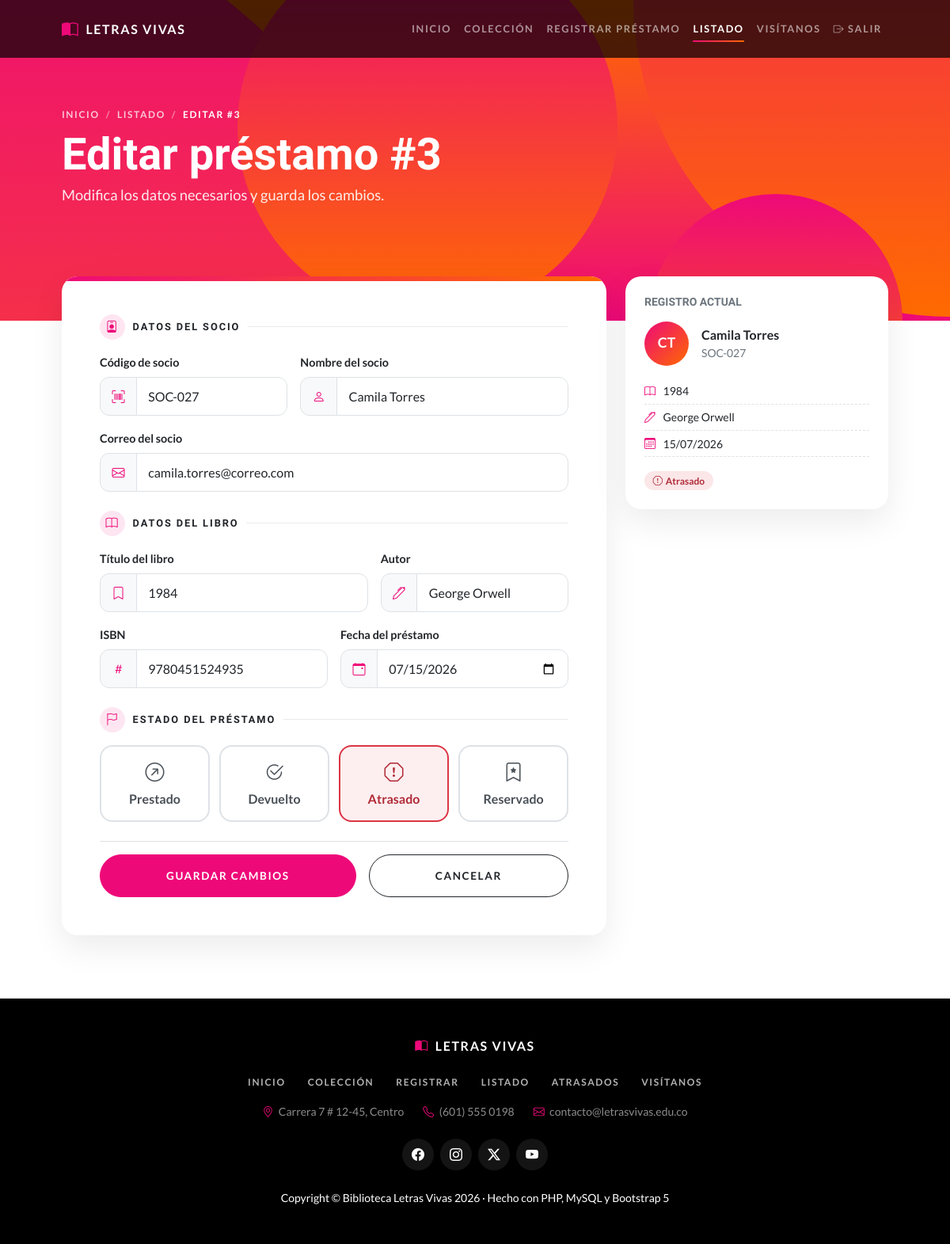
The page /editar.php?id=3 (signed in) on the database its author committed.
### tables this page shows
CREATE TABLE `prestamos` (
  `id_prestamo` int NOT NULL,
  `estado_prestamo` varchar(15) NOT NULL,
  `codigo_socio` varchar(15) NOT NULL,
  `nombre_socio` varchar(40) NOT NULL,
  `titulo_libro` varchar(80) NOT NULL,
  `autor_libro` varchar(40) NOT NULL,
  `correo_socio` varchar(60) NOT NULL,
  `isbn` varchar(20) NOT NULL,
  `fecha_prestamo` date NOT NULL
);

### editar.php (the view, shortened to what this page needs)
<?php
require_once 'conexion.php';
require_once 'includes/helpers.php';
$id = (int) ($_GET['id'] ?? 0);
try {
    $stmt = $conn->prepare("SELECT * FROM prestamos WHERE id_prestamo = :id");
    $stmt->execute([':id' => $id]);
    $p = $stmt->fetch();
} catch (PDOException $e) {
    errorBaseDatos($e);
}
require 'includes/header.php';
?>
<header class="masthead masthead-pagina masthead-edicion text-white">
    <div class="masthead-content">
        <div class="container px-5">
            <nav aria-label="breadcrumb">
                <ol class="breadcrumb breadcrumb-light mb-2">
                    <li class="breadcrumb-item"><a href="index.php">Inicio</a></li>
                    <li class="breadcrumb-item"><a href="listar.php">Listado</a></li>
                    <li class="breadcrumb-item active" aria-current="page">Editar #<?= $id ?></li>
                </ol>
            </nav>
            <h1 class="masthead-heading mb-1">Editar préstamo #<?= $id ?></h1>
            <p class="masthead-lead mb-0">Modifica los datos necesarios y guarda los cambios.</p>
        </div>
    </div>
    <?= circulos() ?>
</header>
<section class="container px-3 px-sm-4 px-lg-5 page-body">
    <div class="row justify-content-center g-4">
        <div class="col-lg-4 order-lg-2">
            <div class="card info-card">
                <div class="card-body p-4">
                    <h6 class="text-uppercase small fw-bold text-muted mb-3">Registro actual</h6>
                    <div class="d-flex align-items-center gap-3 mb-3">
                        <span class="avatar avatar-lg"><?= iniciales($p['nombre_socio']) ?></span>
                        <div>
                            <div class="fw-semibold"><?= htmlspecialchars($p['nombre_socio']) ?></div>
                            <div class="small text-muted"><?= htmlspecialchars($p['codigo_socio']) ?></div>
                        </div>
                    </div>
                    <ul class="list-unstyled small mb-3 info-list">
                        <li><i class="bi bi-book"></i><?= htmlspecialchars($p['titulo_libro']) ?></li>
                        <li><i class="bi bi-pen"></i><?= htmlspecialchars($p['autor_libro']) ?></li>
                        <li><i class="bi bi-calendar3"></i><?= date('d/m/Y', strtotime($p['fecha_prestamo'])) ?></li>
                    </ul>
                    <?= badgeEstado($p['estado_prestamo']) ?>
                </div>
            </div>
        </div>
        <div class="col-lg-8 order-lg-1">
            <div class="card form-card-bs">
                <div class="card-body p-4 p-md-5">
                    <form action="actualizar.php" method="post" class="needs-validation" novalidate>
                        <?php require 'includes/form_prestamo.php'; ?>
                        <div class="d-flex flex-column flex-sm-row gap-3 mt-4 pt-3 border-top">
                            <button type="submit" class="btn btn-primary btn-lg rounded-pill flex-fill">Guardar cambios</button>
                            <a href="listar.php" class="btn btn-outline-dark btn-lg rounded-pill flex-fill">Cancelar</a>
                        </div>
                    </form>
                </div>
            </div>
        </div>
    </div>
</section>
<?php require 'includes/footer.php'; ?>

### includes/helpers.php (shortened to what this page needs)
<?php
function badgeEstado(string $estado): string
{
    $mapa = [
        'Prestado'  => ['estado-prestado', 'bi-arrow-up-right-circle'],
        'Devuelto'  => ['estado-devuelto', 'bi-check2-circle'],
        'Atrasado'  => ['estado-atrasado', 'bi-exclamation-octagon'],
        'Reservado' => ['estado-reservado', 'bi-bookmark-star'],
    ];
    [$clase, $icono] = $mapa[$estado] ?? ['bg-secondary', 'bi-question-circle'];
    return '<span class="badge badge-estado ' . $clase . '"><i class="bi ' . $icono . ' me-1"></i>'
        . htmlspecialchars($estado) . '</span>';
}
function circulos(): string
{
    return '<div class="bg-circle-1 bg-circle"></div><div class="bg-circle-2 bg-circle"></div>'
        . '<div class="bg-circle-3 bg-circle"></div><div class="bg-circle-4 bg-circle"></div>';
}
function iniciales(string $nombre): string
{
    $partes = preg_split('/\s+/', trim($nombre));
    $ini = mb_substr($partes[0] ?? '', 0, 1) . mb_substr($partes[1] ?? '', 0, 1);
    return htmlspecialchars(mb_strtoupper($ini));
}

### includes/form_prestamo.php (shortened to what this page needs)
<?php
$p = $p ?? [];
$v = fn($campo) => htmlspecialchars($p[$campo] ?? '');
$estados = [
    'Prestado'  => 'bi-arrow-up-right-circle',
    'Devuelto'  => 'bi-check2-circle',
    'Atrasado'  => 'bi-exclamation-octagon',
    'Reservado' => 'bi-bookmark-star',
];
?>
<h6 class="form-section-title"><i class="bi bi-person-badge"></i> Datos del socio</h6>
<div class="row g-3 mb-4">
    <div class="col-md-5">
        <label for="codigo_socio" class="form-label">Código de socio</label>
        <div class="input-group">
            <span class="input-group-text"><i class="bi bi-upc-scan"></i></span>
            <input type="text" class="form-control" id="codigo_socio" name="codigo_socio" maxlength="15" placeholder="SOC-000" value="<?= $v('codigo_socio') ?>" required>
        </div>
    </div>
    <div class="col-md-7">
        <label for="nombre_socio" class="form-label">Nombre del socio</label>
        <div class="input-group">
            <span class="input-group-text"><i class="bi bi-person"></i></span>
            <input type="text" class="form-control" id="nombre_socio" name="nombre_socio" maxlength="40" placeholder="Nombre completo" value="<?= $v('nombre_socio') ?>" required>
        </div>
    </div>
    <div class="col-12">
        <label for="correo_socio" class="form-label">Correo del socio</label>
        <div class="input-group">
            <span class="input-group-text"><i class="bi bi-envelope"></i></span>
            <input type="email" class="form-control" id="correo_socio" name="correo_socio" maxlength="60" placeholder="socio@correo.com" value="<?= $v('correo_socio') ?>" required>
        </div>
    </div>
</div>
<h6 class="form-section-title"><i class="bi bi-book"></i> Datos del libro</h6>
<div class="row g-3 mb-4">
    <div class="col-md-7">
        <label for="titulo_libro" class="form-label">Título del libro</label>
        <div class="input-group">
            <span class="input-group-text"><i class="bi bi-bookmark"></i></span>
            <input type="text" class="form-control" id="titulo_libro" name="titulo_libro" maxlength="80" placeholder="Ej. Cien años de soledad" value="<?= $v('titulo_libro') ?>" required>
        </div>
    </div>
    <div class="col-md-5">
        <label for="autor_libro" class="form-label">Autor</label>
        <div class="input-group">
            <span class="input-group-text"><i class="bi bi-pen"></i></span>
            <input type="text" class="form-control" id="autor_libro" name="autor_libro" maxlength="40" placeholder="Autor" value="<?= $v('autor_libro') ?>" required>
        </div>
    </div>
    <div class="col-md-6">
        <label for="isbn" class="form-label">ISBN</label>
        <div class="input-group">
            <span class="input-group-text"><i class="bi bi-hash"></i></span>
            <input type="text" class="form-control" id="isbn" name="isbn" maxlength="20" placeholder="978..." value="<?= $v('isbn') ?>" required>
        </div>
    </div>
    <div class="col-md-6">
        <label for="fecha_prestamo" class="form-label">Fecha del préstamo</label>
        <div class="input-group">
            <span class="input-group-text"><i class="bi bi-calendar-event"></i></span>
            <input type="date" class="form-control" id="fecha_prestamo" name="fecha_prestamo" value="<?= $v('fecha_prestamo') ?>" required>
        </div>
    </div>
</div>
<h6 class="form-section-title"><i class="bi bi-flag"></i> Estado del préstamo</h6>
<div class="estado-grid mb-2">
    <?php foreach ($estados as $estado => $icono): ?>
        <label class="btn btn-estado estado-<?= strtolower($estado) ?>" for="estado_<?= $estado ?>">
            <i class="bi <?= $icono ?> d-block fs-4 mb-1"></i><?= $estado ?>
        </label>
    <?php endforeach; ?>
</div>

### estilo.css (style rules this page uses)
:root { --rosa: #ee0979; --rosa-oscuro: #c1065f; --naranja: #ff6a00; --degradado: linear-gradient(0deg, #ff6a00 0%, #ee0979 100%); --degradado-h: linear-gradient(135deg, #ee0979 0%, #ff6a00 100%); --gris: #f8f9fa; --borde: #dee2e6; --texto-suave: #6c757d; --sombra: 0 1rem 2.5rem rgba(0, 0, 0, 0.08); --radio: 1.25rem; }
body { min-height: 100vh; display: flex; flex-direction: column; }
.btn { transition: transform 0.15s ease, box-shadow 0.2s ease, background-color 0.2s ease, color 0.2s ease; }
.btn-lg.rounded-pill { text-transform: uppercase; font-size: 0.85rem; font-weight: 700; letter-spacing: 0.1rem; padding: 1rem 2.2rem; }
header.masthead.masthead-pagina { padding-top: calc(3rem + 72px); padding-bottom: 8rem; }
header.masthead.masthead-pagina .masthead-content .masthead-heading { font-size: clamp(2.2rem, 6vw, 3.5rem); }
.masthead-lead { font-size: 1.15rem; opacity: 0.9; }
header.masthead.masthead-edicion { background: linear-gradient(0deg, #ee0979 0%, #ff6a00 100%); }
header.masthead.masthead-edicion .bg-circle { background: var(--degradado); }
@media (min-width: 992px) { header.masthead.masthead-pagina { padding-top: calc(4rem + 72px); padding-bottom: 9rem; } }
.breadcrumb-light { font-size: 0.75rem; font-weight: 700; text-transform: uppercase; letter-spacing: 0.1rem; }
.breadcrumb-light .breadcrumb-item, .breadcrumb-light .breadcrumb-item a { color: rgba(255, 255, 255, 0.75); text-decoration: none; }
.breadcrumb-light .breadcrumb-item.active { color: #fff; }
.breadcrumb-light .breadcrumb-item + .breadcrumb-item::before { color: rgba(255, 255, 255, 0.5); }
.page-body { margin-top: -5rem; padding-bottom: 5rem; position: relative; z-index: 2; }
.avatar { flex-shrink: 0; width: 42px; height: 42px; border-radius: 50%; display: inline-grid; place-items: center; font-weight: 700; font-size: 0.85rem; color: #fff; background: var(--degradado-h); }
.avatar-lg { width: 56px; height: 56px; font-size: 1.1rem; }
.badge-estado { padding: 0.5em 0.9em; border-radius: 50rem; font-weight: 700; font-size: 0.75rem; }
.estado-prestado { background: rgba(13, 110, 253, 0.12); color: #0a58ca; }
.estado-devuelto { background: rgba(25, 135, 84, 0.12); color: #146c43; }
.estado-atrasado { background: rgba(220, 53, 69, 0.12); color: #b02a37; }
.estado-reservado { background: rgba(255, 106, 0, 0.14); color: #b34a00; }
.form-card-bs, .table-card, .info-card, .status-card-bs { border: none; border-radius: var(--radio); box-shadow: var(--sombra); overflow: hidden; }
.form-card-bs, .status-card-bs { position: relative; }
.form-card-bs::before, .status-card-bs::before { content: ""; position: absolute; inset: 0 0 auto; height: 6px; background: var(--degradado-h); }
.form-section-title { display: flex; align-items: center; gap: 0.6rem; font-weight: 800; color: #212529; text-transform: uppercase; font-size: 0.8rem; letter-spacing: 0.12rem; margin-bottom: 1rem; }
.form-section-title i { display: inline-grid; place-items: center; width: 32px; height: 32px; border-radius: 50%; background: rgba(238, 9, 121, 0.1); color: var(--rosa); font-size: 0.95rem; }
.form-section-title::after { content: ""; flex: 1; height: 1px; background: rgba(0, 0, 0, 0.08); }
.form-label { font-weight: 700; font-size: 0.9rem; color: #212529; }
.form-control, .input-group-text { border-color: var(--borde); padding: 0.7rem 0.9rem; }
.input-group-text { background: var(--gris); color: var(--rosa); border-radius: 0.75rem 0 0 0.75rem; }
.input-group > .form-control { border-radius: 0 0.75rem 0.75rem 0 !important; }
.estado-grid { display: grid; grid-template-columns: repeat(4, 1fr); gap: 0.75rem; }
.btn-estado { border: 2px solid var(--borde); border-radius: 1rem; padding: 0.9rem 0.5rem; background: #fff; color: #495057; font-weight: 700; }
.btn-check:checked + .btn-estado.estado-atrasado { border-color: #dc3545; background: rgba(220, 53, 69, 0.08); color: #b02a37; }
.info-card { position: sticky; top: 100px; }
.info-list li { display: flex; gap: 0.6rem; padding: 0.35rem 0; border-bottom: 1px dashed var(--borde); }
.info-list i { color: var(--rosa); }

### rows shown on the page
prestamos: nombre_socio "CT", nombre_socio "Camila Torres", codigo_socio "SOC-027", titulo_libro "1984", autor_libro "George Orwell", fecha_prestamo "15/07/2026", estado_prestamo "Atrasado", correo_socio "camila.torres@correo.com", isbn "9780451524935", fecha_prestamo "07/15/2026"

### other values the page prints
$id "3"
$estado "Prestado"
$estado "Devuelto"
$estado "Reservado"
